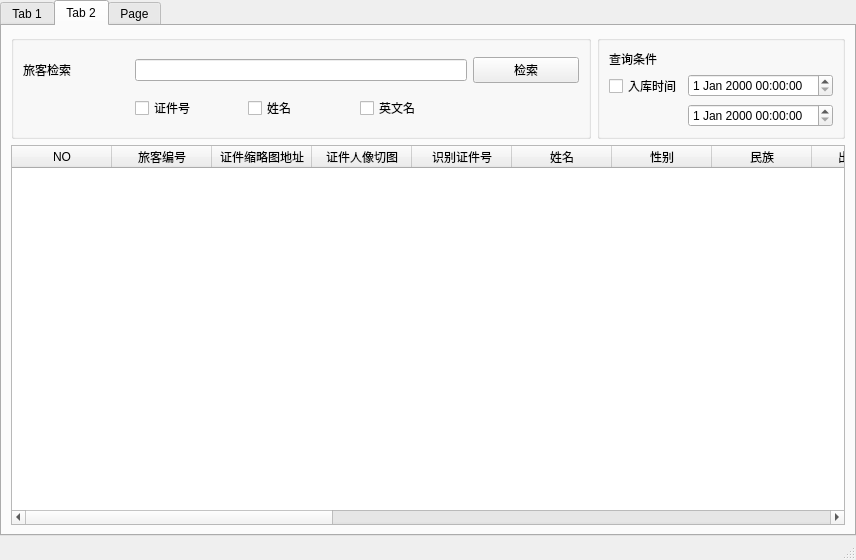
<?xml version="1.0" encoding="UTF-8"?>
<ui version="4.0">
 <class>MainWindow</class>
 <widget class="QMainWindow" name="MainWindow">
  <property name="geometry">
   <rect>
    <x>0</x>
    <y>0</y>
    <width>856</width>
    <height>560</height>
   </rect>
  </property>
  <property name="windowTitle">
   <string>MainWindow</string>
  </property>
  <widget class="QWidget" name="centralwidget">
   <layout class="QGridLayout" name="gridLayout" rowstretch="0" columnstretch="0">
    <property name="leftMargin">
     <number>0</number>
    </property>
    <property name="topMargin">
     <number>0</number>
    </property>
    <property name="rightMargin">
     <number>0</number>
    </property>
    <property name="bottomMargin">
     <number>2</number>
    </property>
    <item row="0" column="0">
     <widget class="QTabWidget" name="tabWidget">
      <property name="currentIndex">
       <number>1</number>
      </property>
      <widget class="QWidget" name="tab">
       <attribute name="title">
        <string>Tab 1</string>
       </attribute>
       <layout class="QHBoxLayout" name="horizontalLayout">
        <item>
         <widget class="QGroupBox" name="groupBox_7">
          <property name="title">
           <string>表一</string>
          </property>
          <layout class="QGridLayout" name="gridLayout_6">
           <item row="0" column="2" colspan="2">
            <widget class="QLineEdit" name="lineEdit_23"/>
           </item>
           <item row="3" column="0">
            <widget class="QLabel" name="label_25">
             <property name="text">
              <string>出生日期</string>
             </property>
            </widget>
           </item>
           <item row="5" column="0">
            <widget class="QLabel" name="label_26">
             <property name="text">
              <string>入库时间</string>
             </property>
            </widget>
           </item>
           <item row="6" column="0">
            <widget class="QLabel" name="label_27">
             <property name="text">
              <string>证件类型</string>
             </property>
            </widget>
           </item>
           <item row="7" column="0">
            <widget class="QLabel" name="label_28">
             <property name="text">
              <string>旅客编号</string>
             </property>
            </widget>
           </item>
           <item row="8" column="0">
            <widget class="QLabel" name="label_29">
             <property name="text">
              <string>机器号</string>
             </property>
            </widget>
           </item>
           <item row="3" column="3">
            <widget class="QLineEdit" name="lineEdit_26"/>
           </item>
           <item row="0" column="0">
            <widget class="QLabel" name="label_21">
             <property name="text">
              <string>识别证件号</string>
             </property>
            </widget>
           </item>
           <item row="4" column="0">
            <widget class="QLabel" name="label_36">
             <property name="text">
              <string>英文名</string>
             </property>
            </widget>
           </item>
           <item row="1" column="0">
            <widget class="QLabel" name="label_22">
             <property name="text">
              <string>姓名</string>
             </property>
            </widget>
           </item>
           <item row="2" column="0">
            <widget class="QLabel" name="label_24">
             <property name="text">
              <string>性别</string>
             </property>
            </widget>
           </item>
           <item row="2" column="3">
            <widget class="QLineEdit" name="lineEdit_25"/>
           </item>
           <item row="1" column="3">
            <widget class="QLineEdit" name="lineEdit_24"/>
           </item>
           <item row="5" column="3">
            <widget class="QLineEdit" name="lineEdit_28"/>
           </item>
           <item row="6" column="3">
            <widget class="QLineEdit" name="lineEdit_29"/>
           </item>
           <item row="7" column="3">
            <widget class="QLineEdit" name="lineEdit_30"/>
           </item>
           <item row="8" column="3">
            <widget class="QLineEdit" name="lineEdit_31"/>
           </item>
           <item row="4" column="3">
            <widget class="QLineEdit" name="lineEdit_27"/>
           </item>
          </layout>
         </widget>
        </item>
        <item>
         <widget class="QGroupBox" name="groupBox_8">
          <property name="title">
           <string>表二</string>
          </property>
          <layout class="QGridLayout" name="gridLayout_8">
           <item row="0" column="1">
            <widget class="QLineEdit" name="lineEdit_32"/>
           </item>
           <item row="1" column="1">
            <widget class="QLineEdit" name="lineEdit_33"/>
           </item>
           <item row="3" column="1">
            <widget class="QLineEdit" name="lineEdit_35"/>
           </item>
           <item row="2" column="1">
            <widget class="QLineEdit" name="lineEdit_34"/>
           </item>
           <item row="4" column="1">
            <widget class="QLineEdit" name="lineEdit_36"/>
           </item>
           <item row="5" column="1">
            <widget class="QLineEdit" name="lineEdit_37"/>
           </item>
           <item row="7" column="1">
            <widget class="QLineEdit" name="lineEdit_39"/>
           </item>
           <item row="8" column="1">
            <widget class="QLineEdit" name="lineEdit_40"/>
           </item>
           <item row="6" column="1">
            <widget class="QLineEdit" name="lineEdit_38"/>
           </item>
           <item row="3" column="0">
            <widget class="QLabel" name="label_30">
             <property name="text">
              <string>行李数</string>
             </property>
            </widget>
           </item>
           <item row="2" column="0">
            <widget class="QLabel" name="label_39">
             <property name="text">
              <string>座位号</string>
             </property>
            </widget>
           </item>
           <item row="0" column="0">
            <widget class="QLabel" name="label_37">
             <property name="text">
              <string>订票证件号</string>
             </property>
            </widget>
           </item>
           <item row="1" column="0">
            <widget class="QLabel" name="label_38">
             <property name="text">
              <string>航班号</string>
             </property>
            </widget>
           </item>
           <item row="4" column="0">
            <widget class="QLabel" name="label_31">
             <property name="text">
              <string>陪人数</string>
             </property>
            </widget>
           </item>
           <item row="5" column="0">
            <widget class="QLabel" name="label_32">
             <property name="text">
              <string>登机号</string>
             </property>
            </widget>
           </item>
           <item row="8" column="0">
            <widget class="QLabel" name="label_35">
             <property name="text">
              <string>起飞时间</string>
             </property>
            </widget>
           </item>
           <item row="6" column="0">
            <widget class="QLabel" name="label_33">
             <property name="text">
              <string>登机口</string>
             </property>
            </widget>
           </item>
           <item row="7" column="0">
            <widget class="QLabel" name="label_34">
             <property name="text">
              <string>起飞日期</string>
             </property>
            </widget>
           </item>
          </layout>
         </widget>
        </item>
       </layout>
      </widget>
      <widget class="QWidget" name="tab_2">
       <attribute name="title">
        <string>Tab 2</string>
       </attribute>
       <layout class="QGridLayout" name="gridLayout_2" columnstretch="3,1">
        <item row="0" column="0">
         <widget class="QGroupBox" name="groupBox_6">
          <property name="title">
           <string/>
          </property>
          <layout class="QGridLayout" name="gridLayout_3">
           <item row="0" column="0">
            <widget class="QLabel" name="label_20">
             <property name="text">
              <string>旅客检索</string>
             </property>
            </widget>
           </item>
           <item row="0" column="1" colspan="3">
            <widget class="QLineEdit" name="lineEdit_22"/>
           </item>
           <item row="0" column="4">
            <widget class="QPushButton" name="pushButton_7">
             <property name="text">
              <string>检索</string>
             </property>
            </widget>
           </item>
           <item row="1" column="1">
            <widget class="QCheckBox" name="checkBox_3">
             <property name="text">
              <string>证件号</string>
             </property>
            </widget>
           </item>
           <item row="1" column="2">
            <widget class="QCheckBox" name="checkBox_4">
             <property name="text">
              <string>姓名</string>
             </property>
            </widget>
           </item>
           <item row="1" column="3">
            <widget class="QCheckBox" name="checkBox_5">
             <property name="text">
              <string>英文名</string>
             </property>
            </widget>
           </item>
          </layout>
         </widget>
        </item>
        <item row="0" column="1">
         <widget class="QGroupBox" name="groupBox_4">
          <property name="title">
           <string/>
          </property>
          <layout class="QGridLayout" name="gridLayout_5">
           <item row="1" column="0">
            <widget class="QCheckBox" name="checkBox">
             <property name="text">
              <string>入库时间</string>
             </property>
            </widget>
           </item>
           <item row="3" column="1">
            <widget class="QDateTimeEdit" name="dateTimeEdit_2"/>
           </item>
           <item row="0" column="0">
            <widget class="QLabel" name="label_23">
             <property name="text">
              <string>查询条件</string>
             </property>
            </widget>
           </item>
           <item row="1" column="1">
            <widget class="QDateTimeEdit" name="dateTimeEdit"/>
           </item>
          </layout>
         </widget>
        </item>
        <item row="1" column="0" colspan="2">
         <widget class="QTableWidget" name="tableWidget">
          <column>
           <property name="text">
            <string>NO</string>
           </property>
          </column>
          <column>
           <property name="text">
            <string>旅客编号</string>
           </property>
          </column>
          <column>
           <property name="text">
            <string>证件缩略图地址</string>
           </property>
          </column>
          <column>
           <property name="text">
            <string>证件人像切图</string>
           </property>
          </column>
          <column>
           <property name="text">
            <string>识别证件号</string>
           </property>
          </column>
          <column>
           <property name="text">
            <string>姓名</string>
           </property>
          </column>
          <column>
           <property name="text">
            <string>性别</string>
           </property>
          </column>
          <column>
           <property name="text">
            <string>民族</string>
           </property>
          </column>
          <column>
           <property name="text">
            <string>出生日期</string>
           </property>
          </column>
          <column>
           <property name="text">
            <string>住址</string>
           </property>
          </column>
          <column>
           <property name="text">
            <string>出生地</string>
           </property>
          </column>
          <column>
           <property name="text">
            <string>有效期至</string>
           </property>
          </column>
          <column>
           <property name="text">
            <string>英文名</string>
           </property>
          </column>
          <column>
           <property name="text">
            <string>MRZZ</string>
           </property>
          </column>
          <column>
           <property name="text">
            <string>国籍</string>
           </property>
          </column>
          <column>
           <property name="text">
            <string>入客户端时间</string>
           </property>
          </column>
          <column>
           <property name="text">
            <string>null</string>
           </property>
          </column>
          <column>
           <property name="text">
            <string>证件类型</string>
           </property>
          </column>
          <column>
           <property name="text">
            <string>证件有效期开始</string>
           </property>
          </column>
          <column>
           <property name="text">
            <string>证件有效期结束</string>
           </property>
          </column>
          <column>
           <property name="text">
            <string>null</string>
           </property>
          </column>
         </widget>
        </item>
       </layout>
      </widget>
      <widget class="QWidget" name="tab_3">
       <attribute name="title">
        <string>Page</string>
       </attribute>
       <layout class="QGridLayout" name="gridLayout_12" rowstretch="1,3" columnstretch="3,1">
        <item row="0" column="0" rowspan="2">
         <layout class="QGridLayout" name="gridLayout_10">
          <item row="0" column="0">
           <widget class="QGraphicsView" name="graphicsView_4"/>
          </item>
         </layout>
        </item>
        <item row="0" column="1">
         <layout class="QGridLayout" name="gridLayout_9" columnstretch="2,2">
          <item row="1" column="1">
           <widget class="QDateTimeEdit" name="dateTimeEdit_4"/>
          </item>
          <item row="0" column="1">
           <widget class="QDateTimeEdit" name="dateTimeEdit_3"/>
          </item>
          <item row="0" column="0">
           <widget class="QCheckBox" name="checkBox_11">
            <property name="text">
             <string>CheckBox</string>
            </property>
           </widget>
          </item>
          <item row="2" column="1">
           <widget class="QLineEdit" name="lineEdit_20"/>
          </item>
          <item row="2" column="0">
           <widget class="QLineEdit" name="lineEdit_41"/>
          </item>
         </layout>
        </item>
        <item row="1" column="1">
         <layout class="QGridLayout" name="gridLayout_11"/>
        </item>
       </layout>
      </widget>
     </widget>
    </item>
   </layout>
  </widget>
  <widget class="QStatusBar" name="statusbar"/>
 </widget>
 <resources/>
 <connections/>
</ui>
